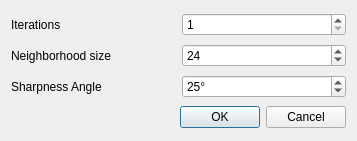
<?xml version="1.0" encoding="UTF-8"?>
<ui version="4.0">
 <class>PointSetBilateralSmoothingDialog</class>
 <widget class="QDialog" name="PointSetBilateralSmoothingDialog">
  <property name="geometry">
   <rect>
    <x>0</x>
    <y>0</y>
    <width>357</width>
    <height>141</height>
   </rect>
  </property>
  <property name="windowTitle">
   <string>Bilateral Smoothing</string>
  </property>
  <layout class="QGridLayout">
   <item row="0" column="0">
    <widget class="QLabel" name="label_4">
     <property name="text">
      <string>Iterations</string>
     </property>
    </widget>
   </item>
   <item row="3" column="0" colspan="2">
    <widget class="QDialogButtonBox" name="buttonBox">
     <property name="orientation">
      <enum>Qt::Horizontal</enum>
     </property>
     <property name="standardButtons">
      <set>QDialogButtonBox::Cancel|QDialogButtonBox::Ok</set>
     </property>
    </widget>
   </item>
   <item row="1" column="0">
    <widget class="QLabel" name="label_5">
     <property name="text">
      <string>Neighborhood size</string>
     </property>
    </widget>
   </item>
   <item row="0" column="1">
    <widget class="QSpinBox" name="m_iterations">
     <property name="minimum">
      <number>1</number>
     </property>
     <property name="maximum">
      <number>2147483647</number>
     </property>
     <property name="value">
      <number>1</number>
     </property>
    </widget>
   </item>
   <item row="1" column="1">
    <widget class="QSpinBox" name="m_neighborhoodSize">
     <property name="suffix">
      <string/>
     </property>
     <property name="prefix">
      <string/>
     </property>
     <property name="minimum">
      <number>1</number>
     </property>
     <property name="maximum">
      <number>2147483647</number>
     </property>
     <property name="value">
      <number>24</number>
     </property>
    </widget>
   </item>
   <item row="2" column="1">
    <widget class="QSpinBox" name="m_sharpnessAngle">
     <property name="suffix">
      <string>°</string>
     </property>
     <property name="maximum">
      <number>90</number>
     </property>
     <property name="value">
      <number>25</number>
     </property>
    </widget>
   </item>
   <item row="2" column="0">
    <widget class="QLabel" name="label">
     <property name="text">
      <string>Sharpness Angle</string>
     </property>
    </widget>
   </item>
  </layout>
 </widget>
 <resources/>
 <connections>
  <connection>
   <sender>buttonBox</sender>
   <signal>accepted()</signal>
   <receiver>PointSetBilateralSmoothingDialog</receiver>
   <slot>accept()</slot>
   <hints>
    <hint type="sourcelabel">
     <x>248</x>
     <y>254</y>
    </hint>
    <hint type="destinationlabel">
     <x>157</x>
     <y>274</y>
    </hint>
   </hints>
  </connection>
  <connection>
   <sender>buttonBox</sender>
   <signal>rejected()</signal>
   <receiver>PointSetBilateralSmoothingDialog</receiver>
   <slot>reject()</slot>
   <hints>
    <hint type="sourcelabel">
     <x>316</x>
     <y>260</y>
    </hint>
    <hint type="destinationlabel">
     <x>286</x>
     <y>274</y>
    </hint>
   </hints>
  </connection>
 </connections>
</ui>
